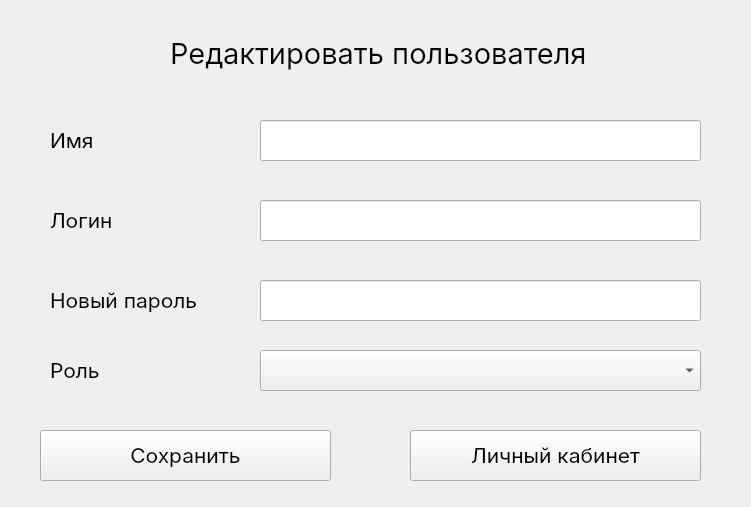
<?xml version="1.0" encoding="UTF-8"?>
<ui version="4.0">
 <class>EditUserWindow</class>
 <widget class="QWidget" name="EditUserWindow">
  <property name="geometry">
   <rect>
    <x>0</x>
    <y>0</y>
    <width>751</width>
    <height>507</height>
   </rect>
  </property>
  <property name="sizePolicy">
   <sizepolicy hsizetype="Fixed" vsizetype="Fixed">
    <horstretch>0</horstretch>
    <verstretch>0</verstretch>
   </sizepolicy>
  </property>
  <property name="palette">
   <palette>
    <active/>
    <inactive/>
    <disabled/>
   </palette>
  </property>
  <property name="windowTitle">
   <string>Form</string>
  </property>
  <widget class="QPushButton" name="go_area_button">
   <property name="geometry">
    <rect>
     <x>410</x>
     <y>430</y>
     <width>291</width>
     <height>51</height>
    </rect>
   </property>
   <property name="font">
    <font>
     <family>Inter</family>
     <pointsize>16</pointsize>
    </font>
   </property>
   <property name="text">
    <string>Личный кабинет</string>
   </property>
  </widget>
  <widget class="QLabel" name="user_login_label">
   <property name="geometry">
    <rect>
     <x>50</x>
     <y>200</y>
     <width>151</width>
     <height>41</height>
    </rect>
   </property>
   <property name="font">
    <font>
     <family>Inter</family>
     <pointsize>16</pointsize>
    </font>
   </property>
   <property name="text">
    <string>Логин</string>
   </property>
   <property name="margin">
    <number>0</number>
   </property>
  </widget>
  <widget class="QLabel" name="user_role_label">
   <property name="geometry">
    <rect>
     <x>50</x>
     <y>350</y>
     <width>101</width>
     <height>41</height>
    </rect>
   </property>
   <property name="font">
    <font>
     <family>Inter</family>
     <pointsize>16</pointsize>
    </font>
   </property>
   <property name="text">
    <string>Роль</string>
   </property>
   <property name="margin">
    <number>0</number>
   </property>
  </widget>
  <widget class="QLineEdit" name="user_name_line_edit">
   <property name="geometry">
    <rect>
     <x>260</x>
     <y>120</y>
     <width>441</width>
     <height>41</height>
    </rect>
   </property>
   <property name="font">
    <font>
     <family>Inter</family>
     <pointsize>16</pointsize>
    </font>
   </property>
  </widget>
  <widget class="QLineEdit" name="user_password_line_edit">
   <property name="geometry">
    <rect>
     <x>260</x>
     <y>280</y>
     <width>441</width>
     <height>41</height>
    </rect>
   </property>
   <property name="font">
    <font>
     <family>Inter</family>
     <pointsize>16</pointsize>
    </font>
   </property>
  </widget>
  <widget class="QLineEdit" name="user_login_line_edit">
   <property name="geometry">
    <rect>
     <x>260</x>
     <y>200</y>
     <width>441</width>
     <height>41</height>
    </rect>
   </property>
   <property name="font">
    <font>
     <family>Inter</family>
     <pointsize>16</pointsize>
    </font>
   </property>
  </widget>
  <widget class="QLabel" name="user_name_label">
   <property name="geometry">
    <rect>
     <x>50</x>
     <y>120</y>
     <width>131</width>
     <height>41</height>
    </rect>
   </property>
   <property name="font">
    <font>
     <family>Inter</family>
     <pointsize>16</pointsize>
    </font>
   </property>
   <property name="text">
    <string>Имя</string>
   </property>
   <property name="margin">
    <number>0</number>
   </property>
  </widget>
  <widget class="QLabel" name="user_password_label">
   <property name="geometry">
    <rect>
     <x>50</x>
     <y>280</y>
     <width>191</width>
     <height>41</height>
    </rect>
   </property>
   <property name="font">
    <font>
     <family>Inter</family>
     <pointsize>16</pointsize>
    </font>
   </property>
   <property name="text">
    <string>Новый пароль</string>
   </property>
   <property name="margin">
    <number>0</number>
   </property>
  </widget>
  <widget class="QComboBox" name="user_role_combo_box">
   <property name="geometry">
    <rect>
     <x>260</x>
     <y>350</y>
     <width>441</width>
     <height>41</height>
    </rect>
   </property>
   <property name="font">
    <font>
     <family>Inter</family>
     <pointsize>16</pointsize>
    </font>
   </property>
   <property name="currentText">
    <string/>
   </property>
   <property name="placeholderText">
    <string>Роль</string>
   </property>
  </widget>
  <widget class="QLabel" name="add_user_label">
   <property name="geometry">
    <rect>
     <x>170</x>
     <y>30</y>
     <width>541</width>
     <height>45</height>
    </rect>
   </property>
   <property name="font">
    <font>
     <family>Inter</family>
     <pointsize>22</pointsize>
    </font>
   </property>
   <property name="text">
    <string>Редактировать пользователя</string>
   </property>
  </widget>
  <widget class="QPushButton" name="add_button">
   <property name="geometry">
    <rect>
     <x>40</x>
     <y>430</y>
     <width>291</width>
     <height>51</height>
    </rect>
   </property>
   <property name="font">
    <font>
     <family>Inter</family>
     <pointsize>16</pointsize>
    </font>
   </property>
   <property name="text">
    <string>Сохранить</string>
   </property>
  </widget>
  <zorder>user_login_label</zorder>
  <zorder>user_role_label</zorder>
  <zorder>user_name_label</zorder>
  <zorder>user_password_label</zorder>
  <zorder>add_user_label</zorder>
  <zorder>user_name_line_edit</zorder>
  <zorder>user_password_line_edit</zorder>
  <zorder>user_role_combo_box</zorder>
  <zorder>add_button</zorder>
  <zorder>user_login_line_edit</zorder>
  <zorder>go_area_button</zorder>
 </widget>
 <resources/>
 <connections/>
</ui>
